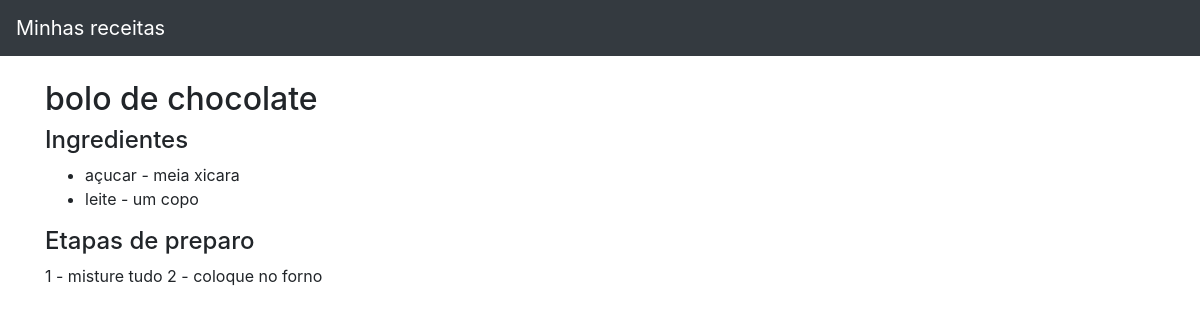
/1/detalhes/, run on the app's committed database.
### receita/models.py (models this page shows)
class Receita(models.Model):
    BREAKFAST = "breakfast"
    LUNCH = "lunch"
    SUPPER = "supper"
    SNACK = "snack"
    MEAL_TYPE_CHOICES = (
        (BREAKFAST, "Café da manhã"),
        (LUNCH, "Almoço"),
        (SUPPER, "Jantar"),
        (SNACK, "Lanche"),
    )
    BEGINNER = "beginner"
    INTERMEDIATE = "intermediate"
    ADVANCED = "advanced"
    DIFFICULTY_LEVEL_CHOICES = (
        (BEGINNER, "Iniciante"),
        (INTERMEDIATE, "Intermediário"),
        (ADVANCED, "Avançado"),
    )
    titulo = models.CharField("Titulo", max_length=100)
    tipo_refeicao = models.CharField("Tipo de Refeição", max_length=15, choices=MEAL_TYPE_CHOICES)
    nivel_dificuldade = models.CharField("Nível de dificuldade", max_length=15, choices=DIFFICULTY_LEVEL_CHOICES)
    numero_pessoa = models.IntegerField("Numero de pessoas que serve")
    estapas_preparacao = models.TextField("Etapas de preparo")

class Ingrediente(models.Model):
    receita = models.ForeignKey(Receita, on_delete=models.CASCADE)
    nome = models.CharField("Nome do ingradiente", max_length=100)
    medida = models.CharField("Medida do ingrediente", max_length=50)

### receita/views.py (the view)
# urls.py: path('<int:receita_id>/detalhes/', detalhes_receita, name="detalhes")
def detalhes_receita(request, receita_id):
    receita = Receita.objects.get(id=receita_id)
    return render(request, "receita/detalhes.html", {"receita": receita})

### receita/templates/receita/detalhes.html
{% extends 'base.html' %}
{% block content %}
    <h2>{{ receita.titulo }}</h2>
    <h4>Ingredientes</h4>
    <ul>
        {% for ingrediente in receita.ingrediente_set.all %}
            <li>{{ ingrediente.nome }} - {{ ingrediente.medida }}</li>
        {% endfor %}
    </ul>
    <h4>Etapas de preparo</h4>
    <p>{{ receita.estapas_preparacao }}</p>
{% endblock %}

### static/css/style.css (style rules this page uses)
body { padding-top: 5rem; }

### data on the page
Receita: titulo "bolo de chocolate", estapas_preparacao "1 - misture tudo 2 - coloque no forno"
Ingrediente: nome "açucar", medida "meia xicara"
Ingrediente: nome "leite", medida "um copo"
